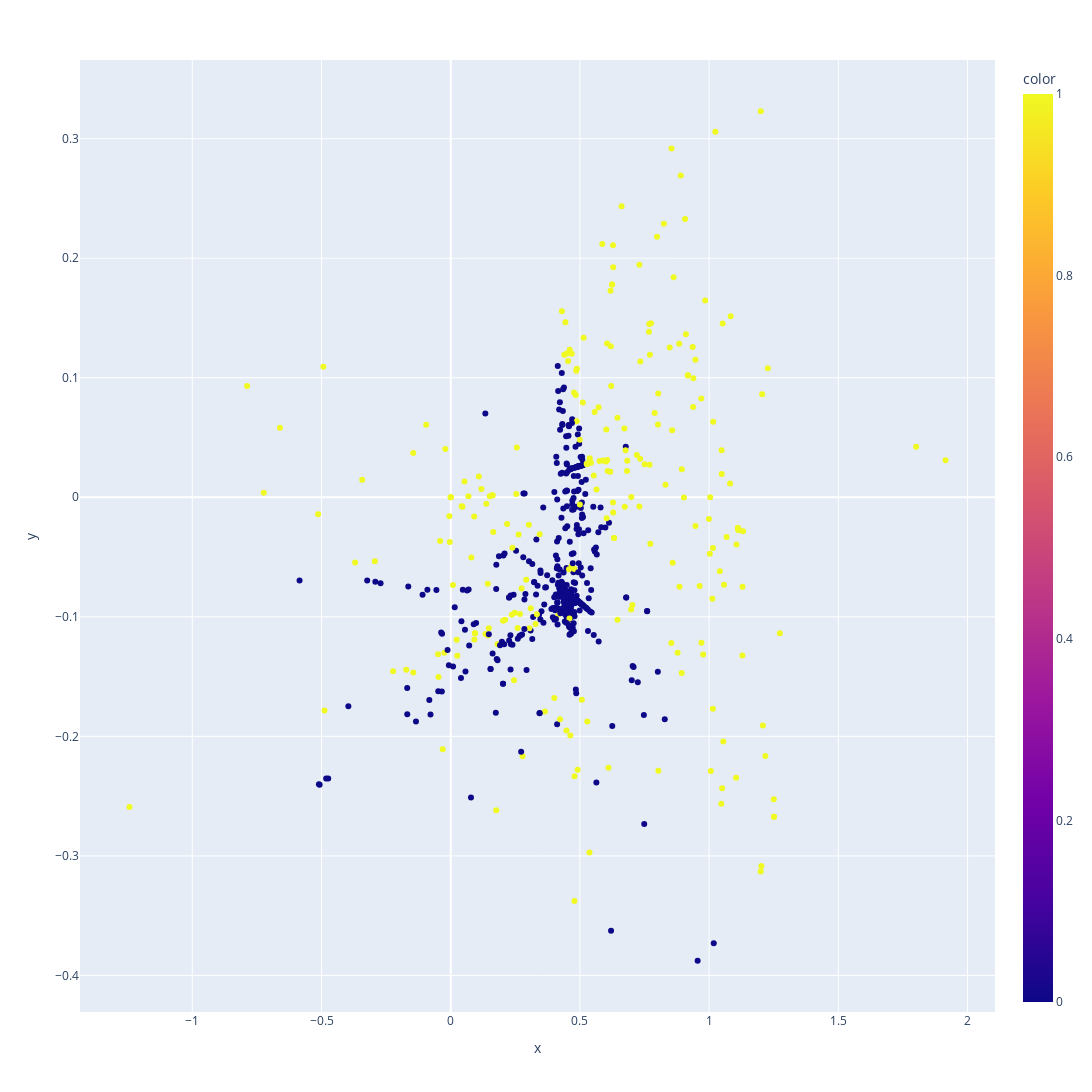

Notebook code cell kept with this figure:
### Code cell
fig = px.scatter(x = test_transformed_data.detach().numpy()[:,0],y = test_transformed_data.detach().numpy()[:,1],color=torch.argmax(model_pred,dim=1),width=1200, height=1200) #tsne 그려줌
fig.show()

### Figure 1 — Plotly figure (JSON) as saved in the notebook; plotly's stock layout.template omitted (floating-point values rounded to 4 significant figures; data arrays with more than 128 entries replaced by an {"elided": "..."} marker saying what was removed)
{"data": [{"hovertemplate": "x=%{x}<br>y=%{y}<br>color=%{marker.color}<extra></extra>", "legendgroup": "", "marker": {"color": {"elided": "901 int values"}, "coloraxis": "coloraxis", "symbol": "circle"}, "mode": "markers", "name": "", "orientation": "v", "showlegend": false, "type": "scatter", "x": {"elided": "901 float values"}, "xaxis": "x", "y": {"elided": "901 float values"}, "yaxis": "y"}], "layout": {"coloraxis": {"colorbar": {"title": {"text": "color"}}, "colorscale": [[0, "#0d0887"], [0.1111, "#46039f"], [0.2222, "#7201a8"], [0.3333, "#9c179e"], [0.4444, "#bd3786"], [0.5556, "#d8576b"], [0.6667, "#ed7953"], [0.7778, "#fb9f3a"], [0.8889, "#fdca26"], [1, "#f0f921"]]}, "height": 1200, "legend": {"tracegroupgap": 0}, "margin": {"t": 60}, "width": 1200, "xaxis": {"anchor": "y", "domain": [0, 1], "title": {"text": "x"}}, "yaxis": {"anchor": "x", "domain": [0, 1], "title": {"text": "y"}}}}
